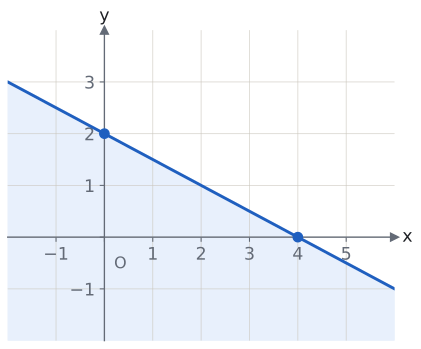

Write the Python code that produced this figure.
import sys; sys.path.insert(0, "tools")
from cizim import *

# Alıştırma Soru 3: (4, 0) ve (0, 2) noktalarından geçen düz doğru; orijinin bulunduğu alt taraf boyalı (x + 2y ≤ 4).
fig, ax = sekil(5.2, 4.2)
eksenler(ax, x=(-2, 6), y=(-2, 4))
ax.set_xticks(range(-1, 6)); ax.set_yticks(range(-1, 4))
ax.set_xticklabels([str(t).replace("-", "−") if t else "" for t in range(-1, 6)])
ax.set_yticklabels([str(t).replace("-", "−") if t else "" for t in range(-1, 4)])
xs = np.linspace(-2, 6, 200)
ax.fill_between(xs, -2, 2 - xs / 2, color=MAVI_ACIK, zorder=0.2)
ax.plot(xs, 2 - xs / 2, color=MAVI, zorder=3)
nokta(ax, 4, 0, "", renk=MAVI); nokta(ax, 0, 2, "", renk=MAVI)
ax.text(0.2, -0.6, "O", color=SOLUK, fontsize=12)
kaydet(fig, __file__)
